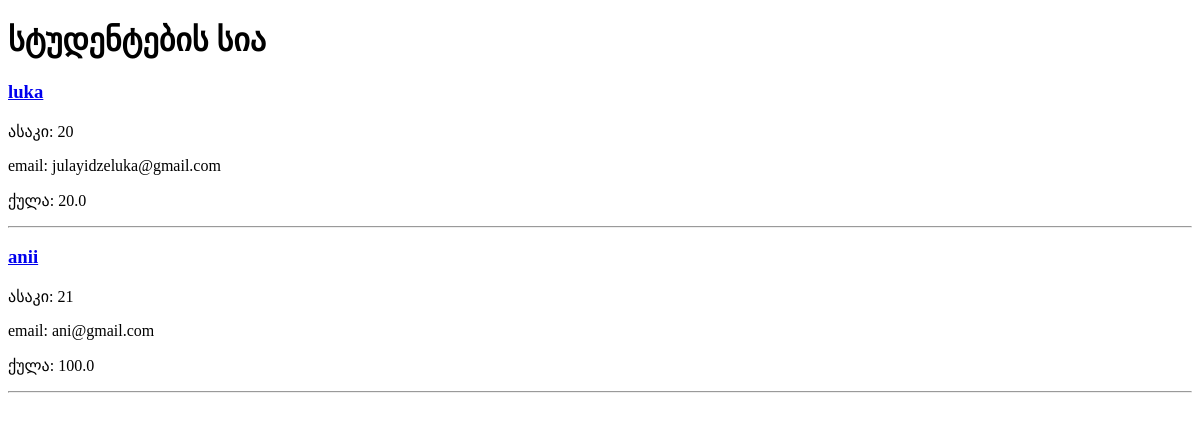
/students/, run on an earlier commit of the app's database.
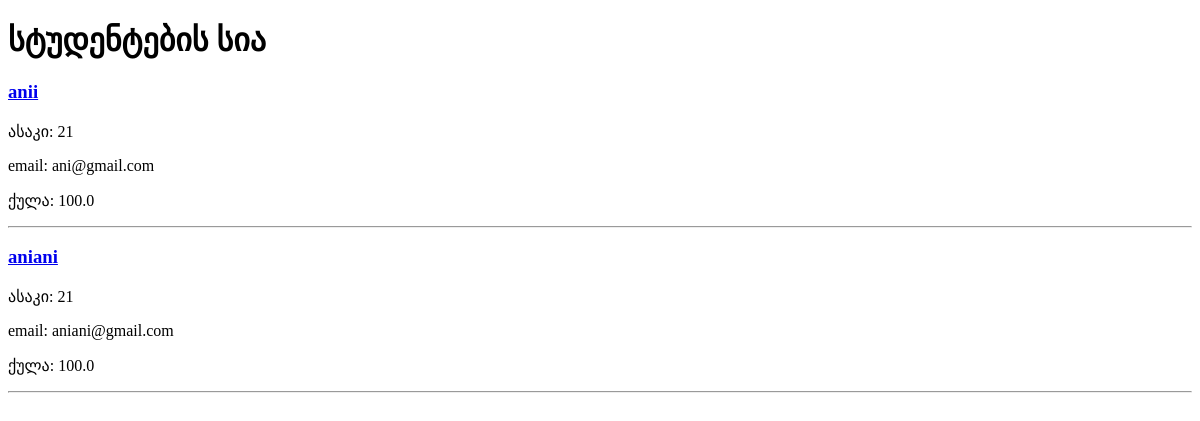
And on a later commit of the database.
### students/models.py (models this page shows, shortened)
class Student(models.Model):
    name = models.CharField(max_length=100)
    age = models.IntegerField()
    email = models.EmailField(unique=True)
    desc = models.TextField(blank=True)
    grade = models.FloatField(null=True, blank=True)

### students/views.py (the view)
# urls.py: path('', views.student_list, name='student_list'),
def student_list(request):
    students = Student.objects.all()
    return render(request, 'students/student_list.html', {'students': students})

### students/templates/students/student_list.html (shortened to what this page needs)
<!DOCTYPE html>
<html lang="en">
<head>
</head>
<body>
    <h1>სტუდენტების სია</h1>
    {% for student in students %}
        <div>
            <h3><a href="/students/{{ student.pk }}/">{{ student.name }}</a></h3>
            <p>ასაკი: {{ student.age }}</p>
            <p>email: {{ student.email }}</p>
            <p>ქულა: {{ student.grade }}</p>
        </div>
        <hr>
    {% endfor %}
</body>
</html>

What changed in the data, as far as the page shows it:
removed Student: name "luka", age "20", email "julayidzeluka@gmail.com", grade "20.0"
added Student: name "aniani", age "21", email "aniani@gmail.com", grade "100.0"
